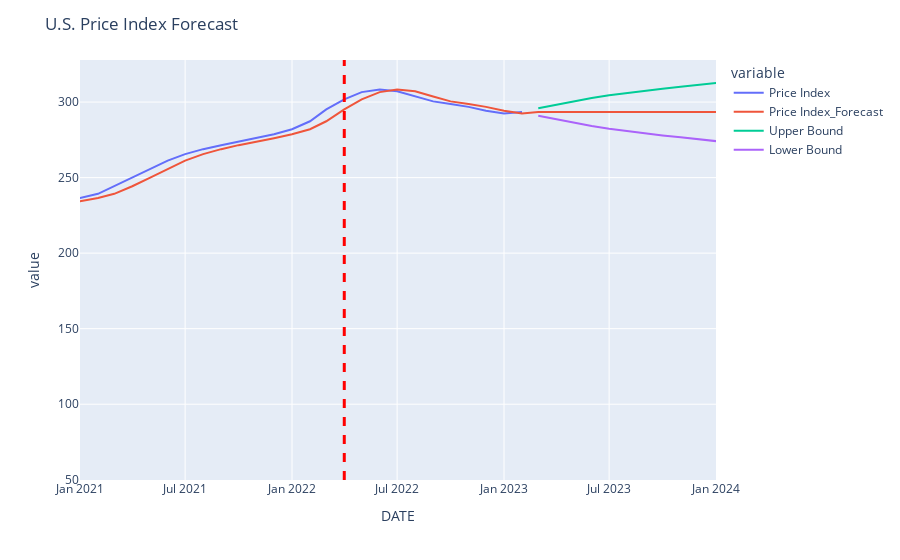

Notebook source saved alongside this figure:
### Code cell
# use plotly to chart the Price index and forecast
fig = px.line(forecast_df, x='DATE', y=['Price Index', 'Price Index_Forecast'])
# add upper and lower bounds
fig.add_scatter(x=forecast_df['DATE'], y=forecast_df['Price Index_Forecast_Upper_Bound'], name='Upper Bound')
fig.add_scatter(x=forecast_df['DATE'], y=forecast_df['Price Index_Forecast_Lower_Bound'], name='Lower Bound')
# zoom in on data after 2022
fig.update_xaxes(range=['2021-01-01', '2024-01-01'])
# add a title
fig.update_layout(title='U.S. Price Index Forecast')
# add a vertical line to show where the forecast begins
fig.add_vline(x='2022-04-01', line_width=3, line_dash='dash', line_color='red')
# save the chart as a png
fig.write_image('images/us_housing_price_forecast.png')
fig.show()

### Figure 1 — Plotly figure (JSON) as saved in the notebook; plotly's stock layout.template omitted (floating-point values rounded to 4 significant figures; data arrays with more than 128 entries replaced by an {"elided": "..."} marker saying what was removed)
{"data": [{"hovertemplate": "variable=Price Index<br>DATE=%{x}<br>value=%{y}<extra></extra>", "legendgroup": "Price Index", "line": {"color": "#636efa", "dash": "solid"}, "marker": {"symbol": "circle"}, "mode": "lines", "name": "Price Index", "orientation": "v", "showlegend": true, "type": "scatter", "x": {"elided": "446 str values"}, "xaxis": "x", "y": {"elided": "446 float values"}, "yaxis": "y"}, {"hovertemplate": "variable=Price Index_Forecast<br>DATE=%{x}<br>value=%{y}<extra></extra>", "legendgroup": "Price Index_Forecast", "line": {"color": "#EF553B", "dash": "solid"}, "marker": {"symbol": "circle"}, "mode": "lines", "name": "Price Index_Forecast", "orientation": "v", "showlegend": true, "type": "scatter", "x": {"elided": "446 str values"}, "xaxis": "x", "y": {"elided": "446 float values"}, "yaxis": "y"}, {"name": "Upper Bound", "type": "scatter", "x": {"elided": "446 str values"}, "y": {"elided": "446 float values"}}, {"name": "Lower Bound", "type": "scatter", "x": {"elided": "446 str values"}, "y": {"elided": "446 float values"}}], "layout": {"legend": {"title": {"text": "variable"}, "tracegroupgap": 0}, "margin": {"t": 60}, "shapes": [{"line": {"color": "red", "dash": "dash", "width": 3}, "type": "line", "x0": "2022-04-01", "x1": "2022-04-01", "xref": "x", "y0": 0, "y1": 1, "yref": "y domain"}], "title": {"text": "U.S. Price Index Forecast"}, "xaxis": {"anchor": "y", "domain": [0, 1], "range": ["2021-01-01", "2024-01-01"], "title": {"text": "DATE"}}, "yaxis": {"anchor": "x", "domain": [0, 1], "title": {"text": "value"}}}}
